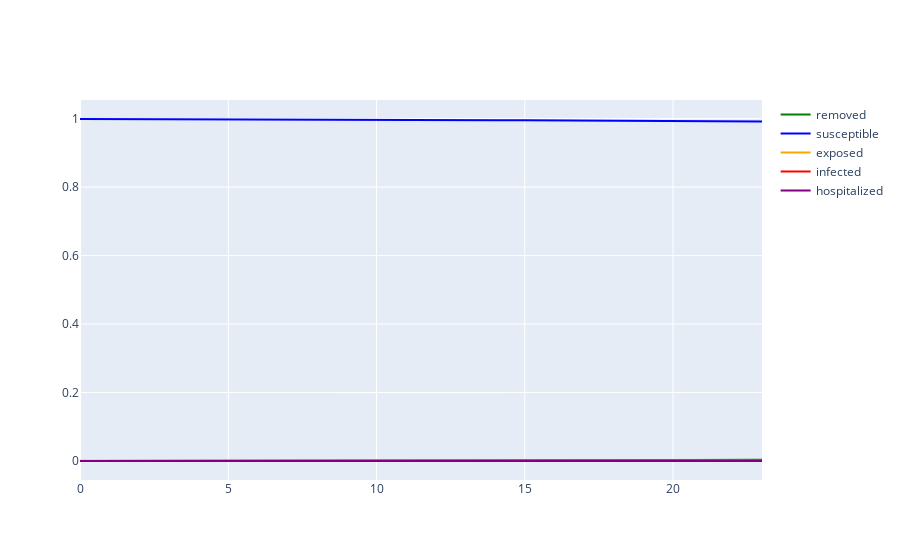

Here is the notebook cell this chart was saved with:
### Code cell
df = make_SIR_graph(data[0][2])
#actions_3_colors = list(map(color_map_set3.get,  actions))
#make_beds_graph(df, actions_3_colors, 7, 'Sim', color_map_set3)
